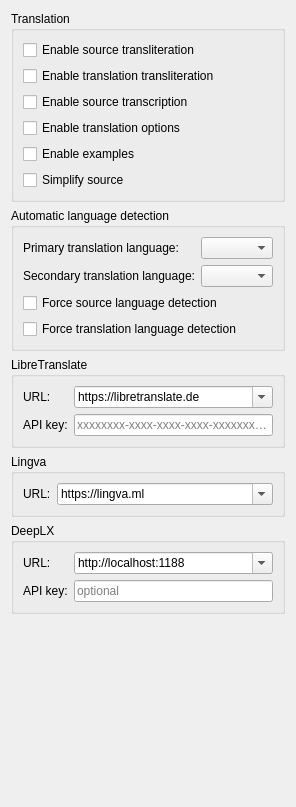
          <widget class="QWidget" name="translationPage">
           <property name="sizePolicy">
            <sizepolicy hsizetype="Ignored" vsizetype="Ignored">
             <horstretch>0</horstretch>
             <verstretch>0</verstretch>
            </sizepolicy>
           </property>
           <layout class="QVBoxLayout" name="translationLayout">
            <item>
             <widget class="QGroupBox" name="translationGroupBox">
              <property name="title">
               <string>Translation</string>
              </property>
              <layout class="QVBoxLayout" name="translationBoxLayout">
               <item>
                <widget class="QCheckBox" name="sourceTranslitCheckBox">
                 <property name="toolTip">
                  <string>&lt;html&gt;&lt;head/&gt;&lt;body&gt;&lt;p&gt;Enable or disable source transliteration&lt;/p&gt;&lt;/body&gt;&lt;/html&gt;</string>
                 </property>
                 <property name="text">
                  <string>Enable source transliteration</string>
                 </property>
                </widget>
               </item>
               <item>
                <widget class="QCheckBox" name="translationTranslitCheckBox">
                 <property name="toolTip">
                  <string>&lt;html&gt;&lt;head/&gt;&lt;body&gt;&lt;p&gt;Enable or disable translation transliteration&lt;/p&gt;&lt;/body&gt;&lt;/html&gt;</string>
                 </property>
                 <property name="text">
                  <string>Enable translation transliteration</string>
                 </property>
                </widget>
               </item>
               <item>
                <widget class="QCheckBox" name="sourceTranscriptionCheckBox">
                 <property name="toolTip">
                  <string>&lt;html&gt;&lt;head/&gt;&lt;body&gt;&lt;p&gt;Enable or disable source transcription&lt;/p&gt;&lt;/body&gt;&lt;/html&gt;</string>
                 </property>
                 <property name="text">
                  <string>Enable source transcription</string>
                 </property>
                </widget>
               </item>
               <item>
                <widget class="QCheckBox" name="translationOptionsCheckBox">
                 <property name="toolTip">
                  <string>&lt;html&gt;&lt;head/&gt;&lt;body&gt;&lt;p&gt;Enable or disable translation options&lt;/p&gt;&lt;/body&gt;&lt;/html&gt;</string>
                 </property>
                 <property name="text">
                  <string>Enable translation options</string>
                 </property>
                </widget>
               </item>
               <item>
                <widget class="QCheckBox" name="examplesCheckBox">
                 <property name="toolTip">
                  <string>&lt;html&gt;&lt;head/&gt;&lt;body&gt;&lt;p&gt;Enable or disable usage examples&lt;/p&gt;&lt;/body&gt;&lt;/html&gt;</string>
                 </property>
                 <property name="text">
                  <string>Enable examples</string>
                 </property>
                </widget>
               </item>
               <item>
                <widget class="QCheckBox" name="sourceSimplificationCheckBox">
                 <property name="toolTip">
                  <string>&lt;html&gt;&lt;head/&gt;&lt;body&gt;&lt;p&gt;Replace each sequence of whitespaces (this includes the ASCII characters '\t', '\n', '\v', '\f', '\r', and ' ') with a single space in queries&lt;/p&gt;&lt;/body&gt;&lt;/html&gt;</string>
                 </property>
                 <property name="text">
                  <string>Simplify source</string>
                 </property>
                </widget>
               </item>
              </layout>
             </widget>
            </item>
            <item>
             <widget class="QGroupBox" name="langDetectionGroupBox">
              <property name="title">
               <string>Automatic language detection</string>
              </property>
              <layout class="QFormLayout" name="formLayout_5">
               <item row="0" column="0">
                <widget class="QLabel" name="primaryLangLabel">
                 <property name="text">
                  <string>Primary translation language:</string>
                 </property>
                </widget>
               </item>
               <item row="0" column="1">
                <widget class="QComboBox" name="primaryLangComboBox">
                 <property name="toolTip">
                  <string>&lt;html&gt;&lt;head/&gt;&lt;body&gt;&lt;p&gt;Language to which text will be translated when autodetecting&lt;/p&gt;&lt;/body&gt;&lt;/html&gt;</string>
                 </property>
                </widget>
               </item>
               <item row="1" column="0">
                <widget class="QLabel" name="secondaryLangLabel">
                 <property name="text">
                  <string>Secondary translation language:</string>
                 </property>
                </widget>
               </item>
               <item row="1" column="1">
                <widget class="QComboBox" name="secondaryLangComboBox">
                 <property name="toolTip">
                  <string>&lt;html&gt;&lt;head/&gt;&lt;body&gt;&lt;p&gt;Language to which the text will be translated if it is in the language selected above&lt;/p&gt;&lt;/body&gt;&lt;/html&gt;</string>
                 </property>
                </widget>
               </item>
               <item row="2" column="0" colspan="2">
                <widget class="QCheckBox" name="forceSourceAutodetectCheckBox">
                 <property name="toolTip">
                  <string>&lt;html&gt;&lt;head/&gt;&lt;body&gt;&lt;p&gt;Automatically switch to &lt;span style=&quot; font-style:italic;&quot;&gt;Auto&lt;/span&gt; when using OCR and global shortcuts&lt;/p&gt;&lt;/body&gt;&lt;/html&gt;</string>
                 </property>
                 <property name="text">
                  <string>Force source language detection</string>
                 </property>
                </widget>
               </item>
               <item row="3" column="0" colspan="2">
                <widget class="QCheckBox" name="forceTranslationAutodetectCheckBox">
                 <property name="toolTip">
                  <string>&lt;html&gt;&lt;head/&gt;&lt;body&gt;&lt;p&gt;Automatically switch to &lt;span style=&quot; font-style:italic;&quot;&gt;Auto&lt;/span&gt; when using OCR and global shortcuts&lt;/p&gt;&lt;/body&gt;&lt;/html&gt;</string>
                 </property>
                 <property name="text">
                  <string>Force translation language detection</string>
                 </property>
                </widget>
               </item>
              </layout>
             </widget>
            </item>
            <item>
             <widget class="QGroupBox" name="libreTranslateGroupBox">
              <property name="title">
               <string notr="true">LibreTranslate</string>
              </property>
              <layout class="QFormLayout" name="formLayout_10">
               <item row="1" column="0">
                <widget class="QLabel" name="libreTranslateUrlLabel">
                 <property name="text">
                  <string notr="true">URL:</string>
                 </property>
                </widget>
               </item>
               <item row="2" column="1">
                <widget class="QLineEdit" name="libreTranslateApiKeyTextEdit">
                 <property name="toolTip">
                  <string>&lt;html&gt;&lt;head/&gt;&lt;body&gt;&lt;p&gt;LibreTranslate instance API key&lt;/p&gt;&lt;p&gt;Free instances listed here doesn't require a key, so field can be empty&lt;/p&gt;&lt;/body&gt;&lt;/html&gt;</string>
                 </property>
                 <property name="text">
                  <string notr="true"/>
                 </property>
                 <property name="placeholderText">
                  <string notr="true">xxxxxxxx-xxxx-xxxx-xxxx-xxxxxxxxxxxx</string>
                 </property>
                </widget>
               </item>
               <item row="2" column="0">
                <widget class="QLabel" name="libreTranslateApiKeyLabel">
                 <property name="text">
                  <string>API key:</string>
                 </property>
                </widget>
               </item>
               <item row="1" column="1">
                <widget class="QComboBox" name="libreTranslateUrlComboBox">
                 <property name="sizePolicy">
                  <sizepolicy hsizetype="MinimumExpanding" vsizetype="Fixed">
                   <horstretch>0</horstretch>
                   <verstretch>0</verstretch>
                  </sizepolicy>
                 </property>
                 <property name="toolTip">
                  <string>&lt;html&gt;&lt;head/&gt;&lt;body&gt;&lt;p&gt;LibreTranslate engine URL&lt;/p&gt;&lt;p&gt;All instances can be found here: https://github.com/LibreTranslate/LibreTranslate#mirrors&lt;/p&gt;&lt;/body&gt;&lt;/html&gt;</string>
                 </property>
                 <property name="editable">
                  <bool>true</bool>
                 </property>
                 <property name="currentText">
                  <string notr="true">https://libretranslate.de</string>
                 </property>
                 <item>
                  <property name="text">
                   <string notr="true">https://libretranslate.de</string>
                  </property>
                 </item>
                </widget>
               </item>
              </layout>
             </widget>
            </item>
            <item>
             <widget class="QGroupBox" name="lingvaGroupBox">
              <property name="title">
               <string notr="true">Lingva</string>
              </property>
              <layout class="QFormLayout" name="formLayout_11">
               <item row="0" column="0">
                <widget class="QLabel" name="lingvaUrlLabel">
                 <property name="text">
                  <string notr="true">URL:</string>
                 </property>
                </widget>
               </item>
               <item row="0" column="1">
                <widget class="QComboBox" name="lingvaUrlComboBox">
                 <property name="sizePolicy">
                  <sizepolicy hsizetype="MinimumExpanding" vsizetype="Fixed">
                   <horstretch>0</horstretch>
                   <verstretch>0</verstretch>
                  </sizepolicy>
                 </property>
                 <property name="toolTip">
                  <string>&lt;html&gt;&lt;head/&gt;&lt;body&gt;&lt;p&gt;Lingva engine URL&lt;/p&gt;&lt;p&gt;All instances can be found here: https://github.com/TheDavidDelta/lingva-translate#instances&lt;/p&gt;&lt;/body&gt;&lt;/html&gt;</string>
                 </property>
                 <property name="editable">
                  <bool>true</bool>
                 </property>
                 <property name="currentText">
                  <string notr="true">https://lingva.ml</string>
                 </property>
                 <item>
                  <property name="text">
                   <string notr="true">https://lingva.ml</string>
                  </property>
                 </item>
                 <item>
                  <property name="text">
                   <string notr="true">https://translate.plausibility.cloud</string>
                  </property>
                 </item>
                 <item>
                  <property name="text">
                   <string notr="true">https://lingva.lunar.icu</string>
                  </property>
                 </item>
                </widget>
               </item>
              </layout>
             </widget>
            </item>
            <item>
             <widget class="QGroupBox" name="deeplxGroupBox">
              <property name="title">
               <string notr="true">DeepLX</string>
              </property>
              <layout class="QFormLayout" name="formLayout_12">
               <item row="0" column="0">
                <widget class="QLabel" name="deeplxUrlLabel">
                 <property name="text">
                  <string notr="true">URL:</string>
                 </property>
                </widget>
               </item>
               <item row="0" column="1">
                <widget class="QComboBox" name="deeplxUrlComboBox">
                 <property name="sizePolicy">
                  <sizepolicy hsizetype="MinimumExpanding" vsizetype="Fixed">
                   <horstretch>0</horstretch>
                   <verstretch>0</verstretch>
                  </sizepolicy>
                 </property>
                 <property name="toolTip">
                  <string>&lt;html&gt;&lt;head/&gt;&lt;body&gt;&lt;p&gt;DeepLX (DLX) instance URL&lt;/p&gt;&lt;p&gt;DeepLX is self-hosted, so point this at your own running instance, e.g. http://localhost:1188&lt;/p&gt;&lt;/body&gt;&lt;/html&gt;</string>
                 </property>
                 <property name="editable">
                  <bool>true</bool>
                 </property>
                 <property name="currentText">
                  <string notr="true">http://localhost:1188</string>
                 </property>
                 <item>
                  <property name="text">
                   <string notr="true">http://localhost:1188</string>
                  </property>
                 </item>
                </widget>
               </item>
               <item row="1" column="0">
                <widget class="QLabel" name="deeplxApiKeyLabel">
                 <property name="text">
                  <string>API key:</string>
                 </property>
                </widget>
               </item>
               <item row="1" column="1">
                <widget class="QLineEdit" name="deeplxApiKeyTextEdit">
                 <property name="toolTip">
                  <string>&lt;html&gt;&lt;head/&gt;&lt;body&gt;&lt;p&gt;Bearer token for your DeepLX instance&lt;/p&gt;&lt;p&gt;Only required if your instance was started with the -token option, so this field can usually be left empty&lt;/p&gt;&lt;/body&gt;&lt;/html&gt;</string>
                 </property>
                 <property name="text">
                  <string notr="true"/>
                 </property>
                 <property name="placeholderText">
                  <string notr="true">optional</string>
                 </property>
                </widget>
               </item>
              </layout>
             </widget>
            </item>
            <item>
             <spacer name="translationPageSpacer">
              <property name="orientation">
               <enum>Qt::Vertical</enum>
              </property>
              <property name="sizeHint" stdset="0">
               <size>
                <width>20</width>
                <height>182</height>
               </size>
              </property>
             </spacer>
            </item>
           </layout>
          </widget>
